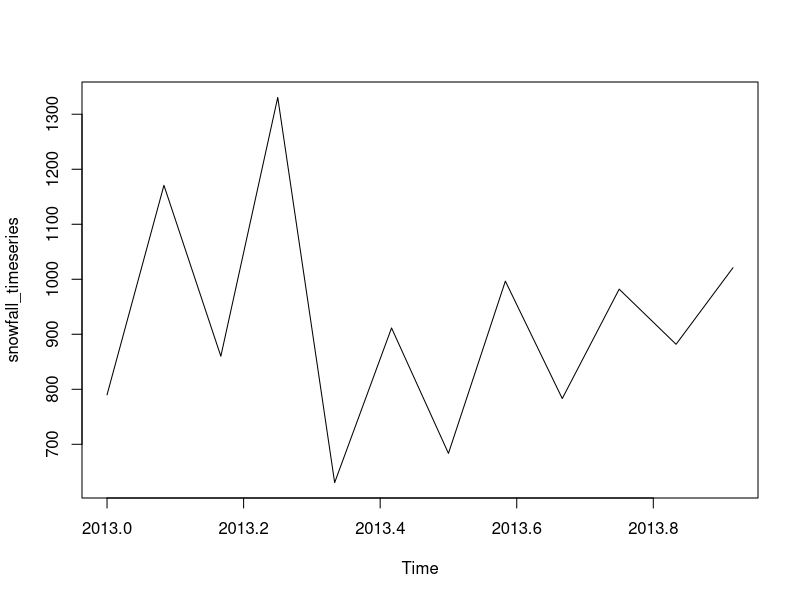
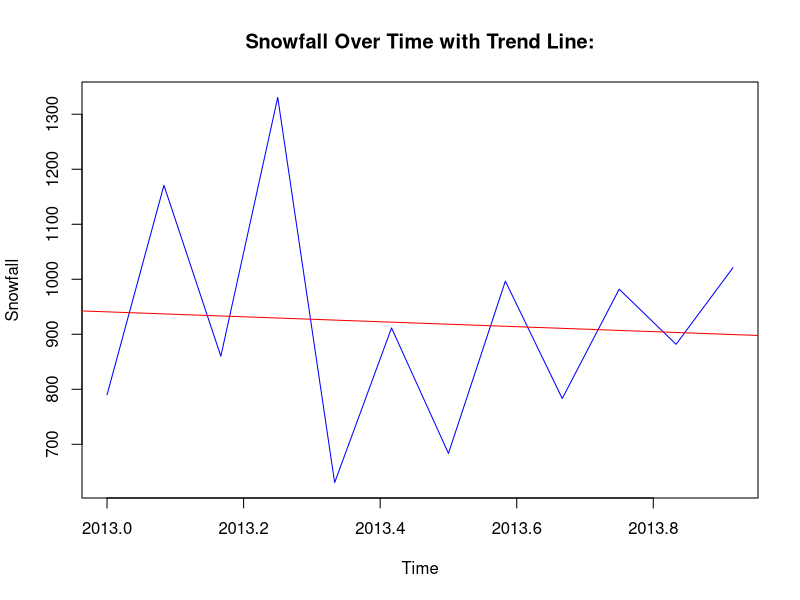

The R script that drew these images, in order:
snowfall <- c(790, 1170.8, 860.1, 1330.6, 630.4, 911.5, 683.5, 996.6, 783.2, 982, 881.8, 1021)
snowfall_timeseries <- ts(snowfall, start = c(2013, 1), frequency = 12)
print(snowfall_timeseries)

png(file = "snowfall.png")
plot(snowfall_timeseries)
dev.off()

model <- lm(snowfall_timeseries ~ time(snowfall_timeseries))

png(file = "snowfall_with_trend.png")
plot(snowfall_timeseries, main = "Snowfall Over Time with Trend Line:", xlab = "Time", ylab = "Snowfall", col = "blue")
abline(model, col = "red")
dev.off()
